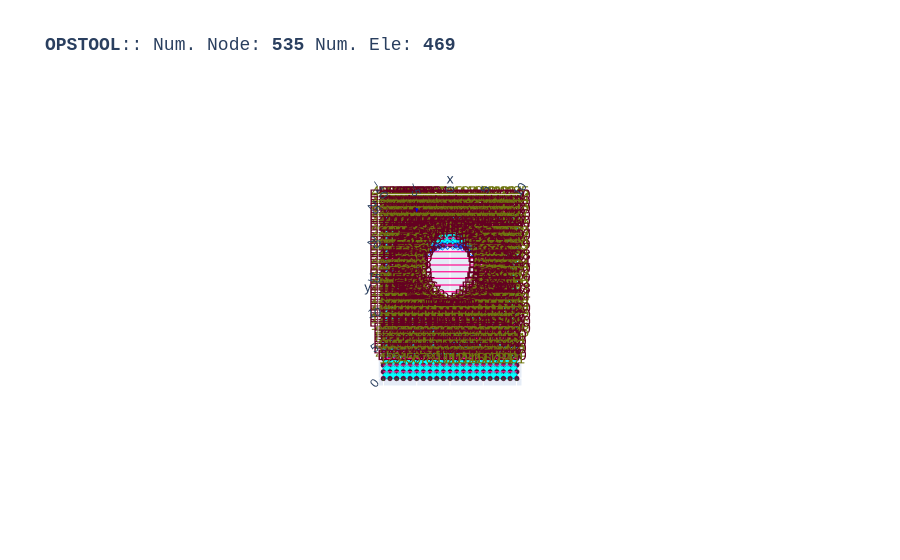

The code cell stored with this chart in its notebook:
### Code cell
opst.vis.plotly.plot_model(show_node_numbering=True, show_ele_numbering=True, show_nodal_loads = True)

### Figure 1 — Plotly figure (JSON) as saved in the notebook; plotly's stock layout.template omitted (floating-point values rounded to 4 significant figures; data arrays with more than 128 entries replaced by an {"elided": "..."} marker saying what was removed)
{"data": [{"color": "#00FFFF", "hoverinfo": "skip", "i": {"elided": "832 int values"}, "j": {"elided": "832 int values"}, "k": {"elided": "832 int values"}, "name": "FourNodeQuad", "opacity": 1, "type": "mesh3d", "x": {"elided": "1664 float values"}, "y": {"elided": "1664 float values"}, "z": {"elided": "1664 float values"}}, {"connectgaps": false, "hoverinfo": "skip", "line": {"color": "black", "width": 1}, "mode": "lines", "name": "Edge", "type": "scatter3d", "x": {"elided": "2496 float values"}, "y": {"elided": "2496 float values"}, "z": {"elided": "2496 float values"}}, {"connectgaps": false, "hoverinfo": "skip", "line": {"color": "#0652ff", "width": 5}, "mode": "lines", "name": "DispBeamColumn2d", "type": "scatter3d", "x": {"elided": "159 float values"}, "y": {"elided": "159 float values"}, "z": {"elided": "159 float values"}}, {"customdata": {"elided": "416 str values"}, "hovertemplate": "%{customdata}", "marker": {"color": "#00FFFF", "size": 3, "symbol": "diamond-open"}, "mode": "markers", "name": "FourNodeQuad", "type": "scatter3d", "x": {"elided": "416 float values"}, "y": {"elided": "416 float values"}, "z": {"elided": "416 float values"}}, {"customdata": ["eleTag: 5000<br>connectedNodes:<br> [5000 5001]", "eleTag: 5001<br>connectedNodes:<br> [5001 5002]", "eleTag: 5002<br>connectedNodes:<br> [5002 5003]", "eleTag: 5003<br>connectedNodes:<br> [5003 5004]", "eleTag: 5004<br>connectedNodes:<br> [5004 5005]", "eleTag: 5005<br>connectedNodes:<br> [5005 5006]", "eleTag: 5006<br>connectedNodes:<br> [5006 5007]", "eleTag: 5007<br>connectedNodes:<br> [5007 5008]", "eleTag: 5008<br>connectedNodes:<br> [5008 5009]", "eleTag: 5009<br>connectedNodes:<br> [5009 5010]", "eleTag: 5010<br>connectedNodes:<br> [5010 5011]", "eleTag: 5011<br>connectedNodes:<br> [5011 5012]", "eleTag: 5012<br>connectedNodes:<br> [5012 5013]", "eleTag: 5013<br>connectedNodes:<br> [5013 5014]", "eleTag: 5014<br>connectedNodes:<br> [5014 5015]", "eleTag: 5015<br>connectedNodes:<br> [5015 5016]", "eleTag: 5016<br>connectedNodes:<br> [5016 5017]", "eleTag: 5017<br>connectedNodes:<br> [5017 5018]", "eleTag: 5018<br>connectedNodes:<br> [5018 5019]", "eleTag: 5019<br>connectedNodes:<br> [5019 5020]", "eleTag: 5020<br>connectedNodes:<br> [5020 5021]", "eleTag: 5021<br>connectedNodes:<br> [5021 5022]", "eleTag: 5022<br>connectedNodes:<br> [5022 5023]", "eleTag: 5023<br>connectedNodes:<br> [5023 5024]", "eleTag: 5024<br>connectedNodes:<br> [5024 5025]", "eleTag: 5025<br>connectedNodes:<br> [5025 5026]", "eleTag: 5026<br>connectedNodes:<br> [5026 5027]", "eleTag: 5027<br>connectedNodes:<br> [5027 5028]", "eleTag: 5028<br>connectedNodes:<br> [5028 5029]", "eleTag: 5029<br>connectedNodes:<br> [5029 5030]", "eleTag: 5030<br>connectedNodes:<br> [5030 5031]", "eleTag: 5031<br>connectedNodes:<br> [5031 5032]", "eleTag: 5032<br>connectedNodes:<br> [5032 5033]", "eleTag: 5033<br>connectedNodes:<br> [5033 5034]", "eleTag: 5034<br>connectedNodes:<br> [5034 5035]", "eleTag: 5035<br>connectedNodes:<br> [5035 5036]", "eleTag: 5036<br>connectedNodes:<br> [5036 5037]", "eleTag: 5037<br>connectedNodes:<br> [5037 5038]", "eleTag: 5038<br>connectedNodes:<br> [5038 5039]", "eleTag: 5039<br>connectedNodes:<br> [5039 5040]", "eleTag: 5040<br>connectedNodes:<br> [5040 5041]", "eleTag: 5041<br>connectedNodes:<br> [5041 5042]", "eleTag: 5042<br>connectedNodes:<br> [5042 5043]", "eleTag: 5043<br>connectedNodes:<br> [5043 5044]", "eleTag: 5044<br>connectedNodes:<br> [5044 5045]", "eleTag: 5045<br>connectedNodes:<br> [5045 5046]", "eleTag: 5046<br>connectedNodes:<br> [5046 5047]", "eleTag: 5047<br>connectedNodes:<br> [5047 5000]", "eleTag: 6000<br>connectedNodes:<br> [6000 6001]", "eleTag: 6001<br>connectedNodes:<br> [6001 6002]", "eleTag: 6002<br>connectedNodes:<br> [6002 6003]", "eleTag: 6003<br>connectedNodes:<br> [6003 6004]", "eleTag: 6004<br>connectedNodes:<br> [6004 6005]"], "hovertemplate": "%{customdata}", "marker": {"color": "#0652ff", "size": 3, "symbol": "diamond-open"}, "mode": "markers", "name": "DispBeamColumn2d", "type": "scatter3d", "x": [-0.3916, -1.168, -1.924, -2.648, -3.326, -3.948, -4.501, -4.978, -5.37, -5.669, -5.872, -5.974, -5.974, -5.872, -5.669, -5.37, -4.978, -4.501, -3.948, -3.326, -2.648, -1.924, -1.168, -0.3916, 0.3916, 1.168, 1.924, 2.648, 3.326, 3.948, 4.501, 4.978, 5.37, 5.669, 5.872, 5.974, 5.974, 5.872, 5.669, 5.37, 4.978, 4.501, 3.948, 3.326, 2.648, 1.924, 1.168, 0.3916, -7.5, -6.5, -5.5, -4.5, -3.5], "y": [19.97, 19.87, 19.67, 19.37, 18.98, 18.5, 17.95, 17.33, 16.65, 15.92, 15.17, 14.39, 13.61, 12.83, 12.08, 11.35, 10.67, 10.05, 9.499, 9.022, 8.63, 8.331, 8.128, 8.026, 8.026, 8.128, 8.331, 8.63, 9.022, 9.499, 10.05, 10.67, 11.35, 12.08, 12.83, 13.61, 14.39, 15.17, 15.92, 16.65, 17.33, 17.95, 18.5, 18.98, 19.37, 19.67, 19.87, 19.97, 25.0, 25.0, 25.0, 25.0, 25.0], "z": [0.0, 0.0, 0.0, 0.0, 0.0, 0.0, 0.0, 0.0, 0.0, 0.0, 0.0, 0.0, 0.0, 0.0, 0.0, 0.0, 0.0, 0.0, 0.0, 0.0, 0.0, 0.0, 0.0, 0.0, 0.0, 0.0, 0.0, 0.0, 0.0, 0.0, 0.0, 0.0, 0.0, 0.0, 0.0, 0.0, 0.0, 0.0, 0.0, 0.0, 0.0, 0.0, 0.0, 0.0, 0.0, 0.0, 0.0, 0.0, 0.0, 0.0, 0.0, 0.0, 0.0]}, {"customdata": {"elided": "535 str values"}, "hovertemplate": "x: %{x}<br>y: %{y}<br>z: %{z} <br>nodeTag: %{customdata}", "marker": {"color": "#580f41", "size": 3, "symbol": "circle"}, "mode": "markers", "name": "Nodes", "type": "scatter3d", "x": {"elided": "535 float values"}, "y": {"elided": "535 float values"}, "z": {"elided": "535 float values"}}, {"mode": "text", "name": "Node Tag", "text": {"elided": "535 str values"}, "textfont": {"color": "#6e750e", "size": 15}, "type": "scatter3d", "x": {"elided": "535 float values"}, "y": {"elided": "535 float values"}, "z": {"elided": "535 float values"}}, {"mode": "text", "name": "Element Tag", "text": {"elided": "469 str values"}, "textfont": {"color": "#650021", "size": 15}, "type": "scatter3d", "x": {"elided": "469 float values"}, "y": {"elided": "469 float values"}, "z": {"elided": "469 float values"}}, {"connectgaps": false, "hoverinfo": "skip", "line": {"color": "#15b01a", "width": 1}, "mode": "lines", "name": "BC", "type": "scatter3d", "x": {"elided": "428 float values"}, "y": {"elided": "428 float values"}, "z": {"elided": "428 float values"}}, {"connectgaps": false, "hoverinfo": "skip", "line": {"color": "#FF1493", "width": 2.5}, "mode": "lines", "name": "mp constraint", "type": "scatter3d", "x": {"elided": "237 float values"}, "y": {"elided": "237 float values"}, "z": {"elided": "237 float values"}}, {"connectgaps": false, "hovertemplate": "<b>%{text}</b>", "line": {"color": "#0000ff", "width": 5}, "mode": "lines", "name": "<b>Pattern 1</b><br>Nodal Load", "text": ["0.00e+00", "0.00e+00", "0.00e+00"], "type": "scatter3d", "x": [-5.0, -5.0, NaN], "y": [25.0, 25.0, NaN], "z": [0.0, 0.0, NaN]}, {"color": "#0000ff", "hovertemplate": "<b>%{text}", "i": [0, 0, 1, 1, 2, 2, 3, 3, 4, 4, 5, 5, 6, 6, 7, 7, 8, 8, 9, 9, 10, 10, 11, 11, 12, 12, 13, 13, 14, 14, 15, 15], "j": [1, 1, 2, 2, 3, 3, 4, 4, 5, 5, 6, 6, 7, 7, 8, 8, 9, 9, 10, 10, 11, 11, 12, 12, 13, 13, 14, 14, 15, 15, 0, 0], "k": [16, 17, 16, 17, 16, 17, 16, 17, 16, 17, 16, 17, 16, 17, 16, 17, 16, 17, 16, 17, 16, 17, 16, 17, 16, 17, 16, 17, 16, 17, 16, 17], "name": "<b>Pattern 1</b><br>Nodal Load", "text": ["0.00e+00", "0.00e+00", "0.00e+00", "0.00e+00", "0.00e+00", "0.00e+00", "0.00e+00", "0.00e+00", "0.00e+00", "0.00e+00", "0.00e+00", "0.00e+00", "0.00e+00", "0.00e+00", "0.00e+00", "0.00e+00", "0.00e+00", "0.00e+00"], "type": "mesh3d", "x": [-5.0, -5.0, -5.0, -5.0, -5.0, -5.0, -5.0, -5.0, -5.0, -5.0, -5.0, -5.0, -5.0, -5.0, -5.0, -5.0, -5.0, -5.0], "y": [25.0, 25.0, 25.0, 25.0, 25.0, 25.0, 25.0, 25.0, 25.0, 25.0, 25.0, 25.0, 25.0, 25.0, 25.0, 25.0, 25.0, 25.0], "z": [0.0, 0.0, 0.0, 0.0, 0.0, 0.0, 0.0, 0.0, 0.0, 0.0, 0.0, 0.0, 0.0, 0.0, 0.0, 0.0, 0.0, 0.0]}, {"connectgaps": false, "hovertemplate": "<b>%{text}</b>", "line": {"color": "#0000ff", "width": 5}, "mode": "lines", "name": "<b>Pattern 1</b><br>Nodal Load", "text": ["-1.00e+00", "-1.00e+00", "-1.00e+00"], "type": "scatter3d", "x": [-5.0, -5.0, NaN], "y": [26.75, 25.5, NaN], "z": [0.0, 0.0, NaN]}, {"color": "#0000ff", "hovertemplate": "<b>%{text}", "i": [0, 0, 1, 1, 2, 2, 3, 3, 4, 4, 5, 5, 6, 6, 7, 7, 8, 8, 9, 9, 10, 10, 11, 11, 12, 12, 13, 13, 14, 14, 15, 15], "j": [1, 1, 2, 2, 3, 3, 4, 4, 5, 5, 6, 6, 7, 7, 8, 8, 9, 9, 10, 10, 11, 11, 12, 12, 13, 13, 14, 14, 15, 15, 0, 0], "k": [16, 17, 16, 17, 16, 17, 16, 17, 16, 17, 16, 17, 16, 17, 16, 17, 16, 17, 16, 17, 16, 17, 16, 17, 16, 17, 16, 17, 16, 17, 16, 17], "name": "<b>Pattern 1</b><br>Nodal Load", "text": ["-1.00e+00", "-1.00e+00", "-1.00e+00", "-1.00e+00", "-1.00e+00", "-1.00e+00", "-1.00e+00", "-1.00e+00", "-1.00e+00", "-1.00e+00", "-1.00e+00", "-1.00e+00", "-1.00e+00", "-1.00e+00", "-1.00e+00", "-1.00e+00", "-1.00e+00", "-1.00e+00"], "type": "mesh3d", "x": [-4.75, -4.772, -4.833, -4.923, -5.026, -5.125, -5.202, -5.245, -5.245, -5.202, -5.125, -5.026, -4.923, -4.833, -4.772, -4.75, -5.0, -5.0], "y": [25.5, 25.5, 25.5, 25.5, 25.5, 25.5, 25.5, 25.5, 25.5, 25.5, 25.5, 25.5, 25.5, 25.5, 25.5, 25.5, 25.5, 24.88], "z": [0.0, 0.1017, 0.1858, 0.2378, 0.2486, 0.2165, 0.1469, 0.05198, -0.05198, -0.1469, -0.2165, -0.2486, -0.2378, -0.1858, -0.1017, -6.123e-17, 0.0, 0.0]}, {"connectgaps": false, "hovertemplate": "<b>%{text}</b>", "line": {"color": "#0000ff", "width": 5}, "mode": "lines", "name": "<b>Pattern 1</b><br>Nodal Load", "text": ["0.00e+00", "0.00e+00", "0.00e+00"], "type": "scatter3d", "x": [-5.0, -5.0, NaN], "y": [25.0, 25.0, NaN], "z": [0.0, 0.0, NaN]}, {"color": "#0000ff", "hovertemplate": "<b>%{text}", "i": [0, 0, 1, 1, 2, 2, 3, 3, 4, 4, 5, 5, 6, 6, 7, 7, 8, 8, 9, 9, 10, 10, 11, 11, 12, 12, 13, 13, 14, 14, 15, 15], "j": [1, 1, 2, 2, 3, 3, 4, 4, 5, 5, 6, 6, 7, 7, 8, 8, 9, 9, 10, 10, 11, 11, 12, 12, 13, 13, 14, 14, 15, 15, 0, 0], "k": [16, 17, 16, 17, 16, 17, 16, 17, 16, 17, 16, 17, 16, 17, 16, 17, 16, 17, 16, 17, 16, 17, 16, 17, 16, 17, 16, 17, 16, 17, 16, 17], "name": "<b>Pattern 1</b><br>Nodal Load", "text": ["0.00e+00", "0.00e+00", "0.00e+00", "0.00e+00", "0.00e+00", "0.00e+00", "0.00e+00", "0.00e+00", "0.00e+00", "0.00e+00", "0.00e+00", "0.00e+00", "0.00e+00", "0.00e+00", "0.00e+00", "0.00e+00", "0.00e+00", "0.00e+00"], "type": "mesh3d", "x": [-5.0, -5.0, -5.0, -5.0, -5.0, -5.0, -5.0, -5.0, -5.0, -5.0, -5.0, -5.0, -5.0, -5.0, -5.0, -5.0, -5.0, -5.0], "y": [25.0, 25.0, 25.0, 25.0, 25.0, 25.0, 25.0, 25.0, 25.0, 25.0, 25.0, 25.0, 25.0, 25.0, 25.0, 25.0, 25.0, 25.0], "z": [0.0, 0.0, 0.0, 0.0, 0.0, 0.0, 0.0, 0.0, 0.0, 0.0, 0.0, 0.0, 0.0, 0.0, 0.0, 0.0, 0.0, 0.0]}], "layout": {"autosize": true, "font": {"family": "Arial, sans-serif"}, "scene": {"aspectmode": "data", "camera": {"eye": {"x": 0, "y": -0.1, "z": 10}}, "dragmode": "pan", "xaxis": {"showbackground": false}, "yaxis": {"showbackground": false}, "zaxis": {"showbackground": true, "showgrid": true, "showticklabels": false, "ticks": "", "title": {"text": ""}, "visible": true}}, "showlegend": false, "title": {"font": {"family": "courier", "size": 18}, "text": "<b>OPSTOOL</b>:: Num. Node: <b>535</b> Num. Ele: <b>469</b>"}}}
